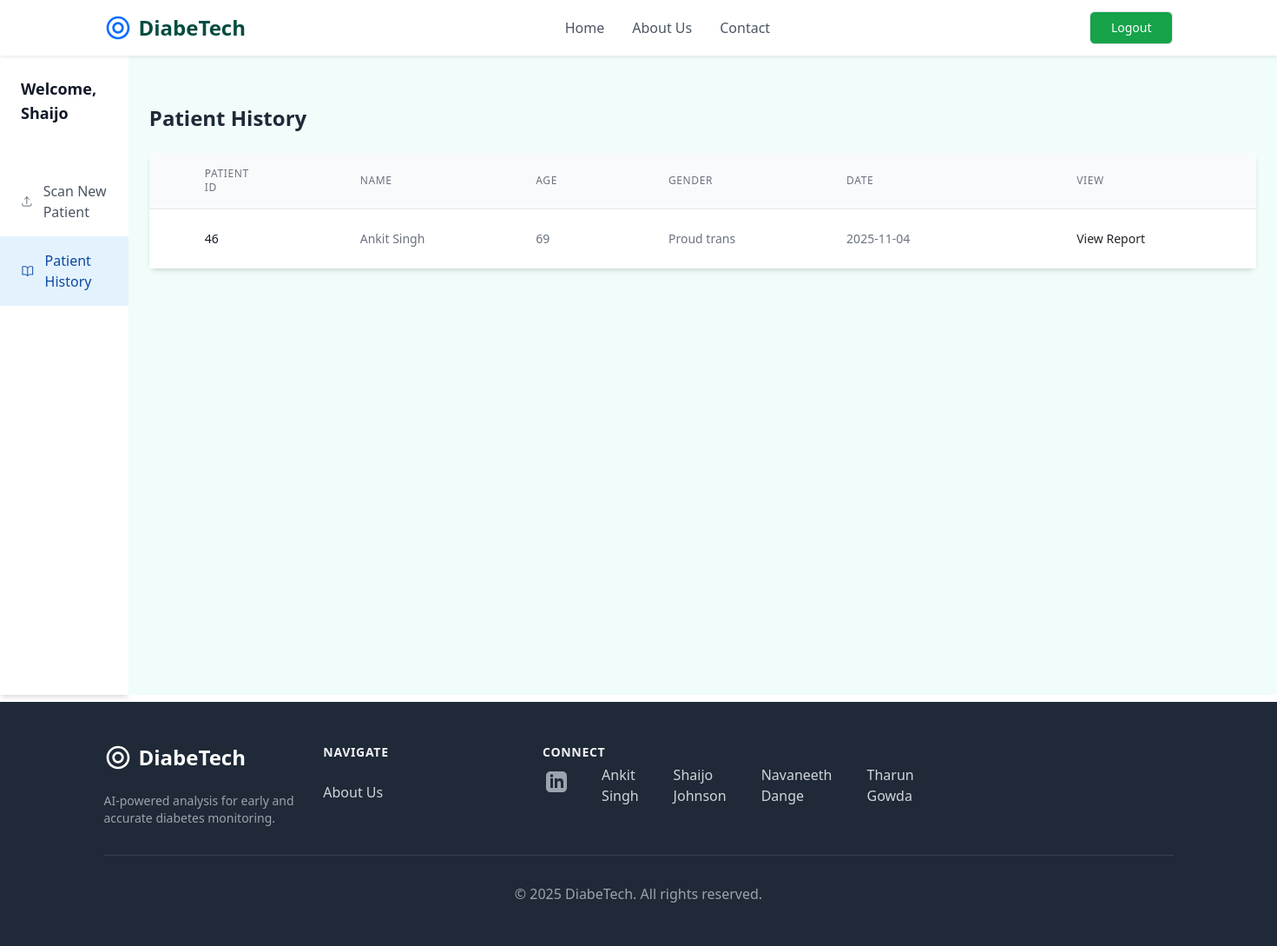
The page /patienthistory (signed in) on the database as committed earlier.
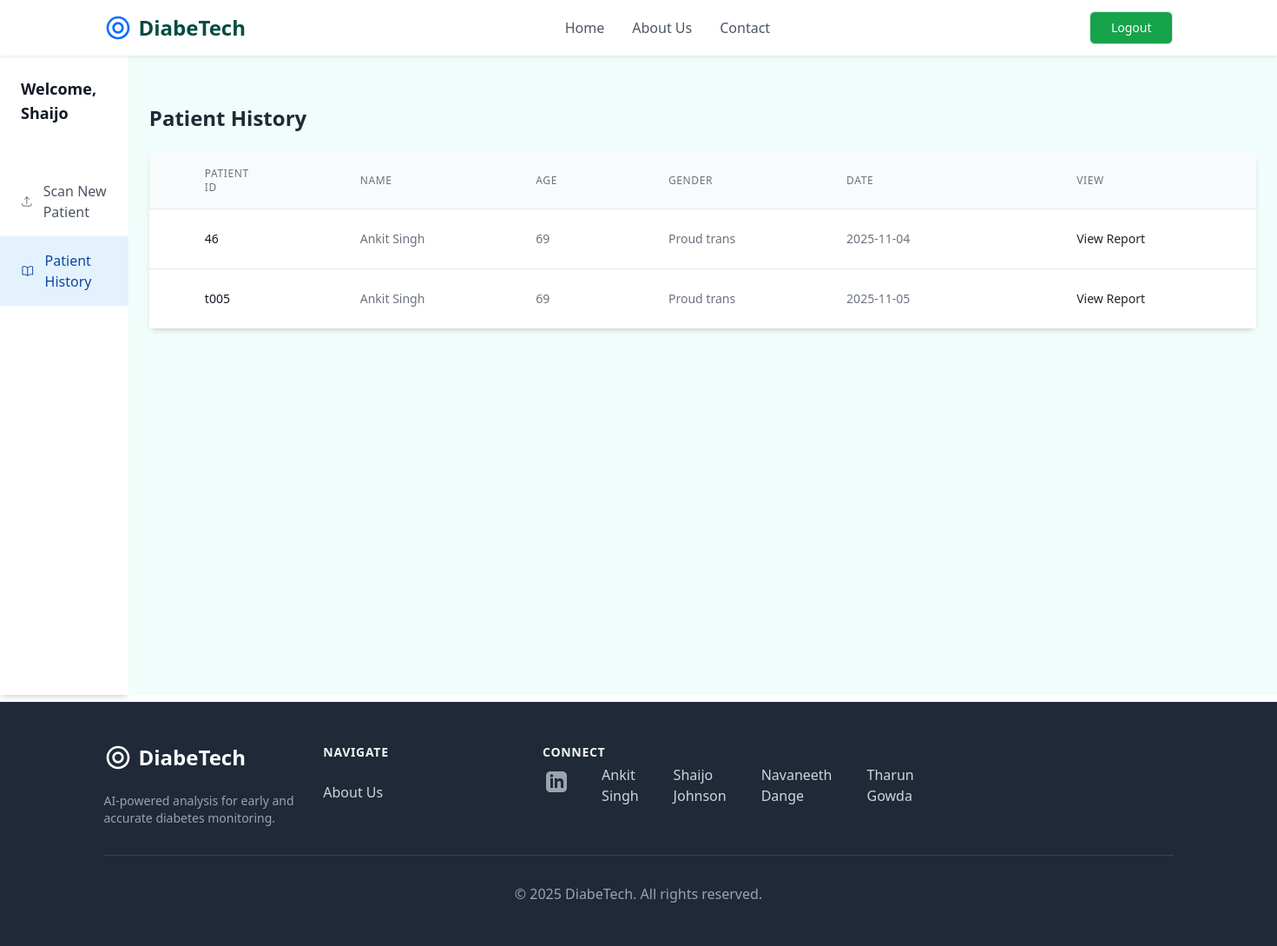
The same page on the database as committed later.
### retinopathy/modules.py (models this page shows, shortened)
class User(db.Model, UserMixin):
    id = db.Column(db.Integer, primary_key = True)
    username = db.Column(db.String(20), unique = True, nullable = False)
    email = db.Column(db.String(120), unique = True, nullable = False)
    password = db.Column(db.String(60), nullable = False)
    patients = db.relationship('Patient', backref = 'doctor', lazy = True)

class Patient(db.Model):
    patient_id = db.Column(db.String(20), unique = True, nullable = False, primary_key = True)
    name = db.Column(db.String(100), nullable = False)
    age = db.Column(db.Integer, nullable = False)
    sex = db.Column(db.String(10), nullable = False)
    RightEye_image_file = db.Column(db.String(100), nullable = False, default = 'default.jpg')
    LeftEye_image_file = db.Column(db.String(100), nullable = False, default = 'default.jpg')
    RightEye_diagnosis = db.Column(db.String(200), nullable = False)
    LeftEye_diagnosis = db.Column(db.String(200), nullable = False)
    date_uploaded = db.Column(db.DateTime, nullable = False, default = datetime.utcnow)
    user_id = db.Column(db.Integer, db.ForeignKey('user.id'), nullable = False)
    processed_RightEye_image_file = db.Column(db.String(100), nullable = True)
    processed_LeftEye_image_file = db.Column(db.String(100), nullable = True)
    RightEye_prediction = db.Column(db.Integer, nullable = True)
    LeftEye_prediction = db.Column(db.Integer, nullable = True)

### retinopathy/routes.py (the view)
@app.route('/patienthistory')
@login_required
def patient_history():
	patients = Patient.query.filter_by(user_id=current_user.id).all()
	return render_template('patienthistory.html', patients=patients)

### retinopathy/modules.py (called while the page is built)
@login_manager.user_loader
def load_user(user_id):
    return User.query.get(int(user_id))

### retinopathy/templates/patienthistory.html (shortened to what this page needs)
{% extends "layout.html" %}
{% block content %}
<div class="flex h-screen" style="height: calc(100vh - 64px);">
            <aside class="w-64 bg-white shadow-md hidden md:block">
                <div class="py-4 px-6">
                    <h2 class="text-lg font-semibold text-gray-900">Welcome, {{ current_user.username }}</h2>
                </div>
                <nav class="mt-6">
                    <a href="{{ url_for('analyze_image') }}" data-page="scan-patient" class="flex items-center px-6 py-3 text-gray-600 hover:bg-gray-100">
                        <svg class="h-6 w-6" xmlns="http://www.w3.org/2000/svg" fill="none" viewBox="0 0 24 24" stroke-width="1.5" stroke="currentColor"><path stroke-linecap="round" stroke-linejoin="round" d="M3 16.5v2.25A2.25 2.25 0 005.25 21h13.5A2.25 2.25 0 0021 18.75V16.5m-13.5-9L12 3m0 0l4.5 4.5M12 3v13.5" /></svg>
                        <span class="ml-3">Scan New Patient</span>
                    </a>
                    <a href="{{ url_for('patient_history') }}" data-page="patient-list" class="flex items-center px-6 py-3 bg-secondary-light text-secondary-dark font-medium">
                        <span class="ml-3">Patient History</span>
                    </a>
                </nav>
            </aside>
<div class="p-4 md:p-8 bg-teal-50 flex-1">
    <main>
        <div class="mt-8">
            <h2 class="text-2xl font-semibold text-gray-800 mb-4">Patient History</h2>
                <div class="mt-6 bg-white shadow-md rounded-lg ">
                    <table class="w-auto divide-y divide-gray-200">
                        <thead class="bg-gray-50">
                            <tr>
                                <th scope="col" class="px-16 py-3 text-left text-xs font-medium text-gray-500 uppercase tracking-wider">Patient ID</th>
                                <th scope="col" class="px-16 py-3 text-left text-xs font-medium text-gray-500 uppercase tracking-wider">Name</th>
                                <th scope="col" class="px-16 py-3 text-left text-xs font-medium text-gray-500 uppercase tracking-wider">Age</th>
                                <th scope="col" class="px-16 py-3 text-left text-xs font-medium text-gray-500 uppercase tracking-wider">Gender</th>
                                <th scope="col" class="px-16 py-3 text-left text-xs font-medium text-gray-500 uppercase tracking-wider">Date</th>
                                <th scope="col" class="px-32 py-3 text-left text-xs font-medium text-gray-500 uppercase tracking-wider">View</th>
                            </tr>
                        </thead>
                        <tbody class="bg-white divide-y divide-gray-200">
                        {% for patient in patients %}
                            <tr>
                                <td class="px-16 py-4 whitespace-nowrap text-sm font-medium text-gray-900">{{ patient.patient_id }}</td>
                                <td class="px-16 py-4 whitespace-nowrap text-sm text-gray-500">{{ patient.name }}</td>
                                <td class="px-16 py-4 whitespace-nowrap text-sm text-gray-500">{{ patient.age }}</td>
                                <td class="px-16 py-4 whitespace-nowrap text-sm text-gray-500">{{ patient.sex }}</td>
                                <td class="px-16 py-4 whitespace-nowrap text-sm text-gray-500">{{ patient.date_uploaded.strftime('%Y-%m-%d') }}
                                <td class="px-32 py-4 whitespace-nowrap text-right text-sm font-medium">
                                    <a href="{{ url_for('patient_report', patient_id=patient.patient_id) }}" class="text-secondary-DEFAULT hover:text-secondary-dark">View Report</a>
                                </td>
                            </tr>
                        {% endfor %}
                        </tbody>
                    </table>
                </div>
            </div>
        </main>
    </div>
{% endblock content %}

### retinopathy/templates/layout.html (shortened to what this page needs)
<!DOCTYPE html>
<html lang="en">
<head>
    <script src="https://cdn.tailwindcss.com"></script>
    <link href="https://cdn.jsdelivr.net/npm/bootstrap@5.1.3/dist/css/bootstrap.min.css" rel="stylesheet">
</head>
<body>
        <header class="bg-white shadow-sm sticky top-0 z-50">
            <nav class="container mx-auto px-4 sm:px-6 lg:px-8">
                <div class="flex justify-between items-center h-16">
                    <a href="{{ url_for('home') }}" data-page="home" class="flex-shrink-0 flex items-center">
                        <span class="ml-2 text-2xl font-bold text-primary-dark">DiabeTech</span>
                    </a>
                    <div class="hidden md:flex md:items-center md:space-x-8">
                        <a href="{{ url_for('home') }}" data-page="home" class="font-medium text-gray-600 hover:text-primary transition">Home</a>
                        <a href="{{ url_for('about') }}" data-page="about" class="font-medium text-gray-600 hover:text-primary transition">About Us</a>
                        <a href="#main-footer" data-page="contact" class="font-medium text-gray-600 hover:text-primary transition">Contact</a>
                    </div>
                     {% if not current_user.is_authenticated %}
                     <div class="flex  justify-center gap-10 ">
                        <a href="{{ url_for('login') }}" data-page="patient-list" class="hidden md:inline-flex px-4 py-2 border border-transparent text-sm font-medium rounded-md text-white bg-green-600 hover:bg-green-900 transition hover:scale-105">
                            Login
                        </a>
                        <a href="{{ url_for('register') }}" data-page="patient-list" class="hidden md:inline-flex px-4 py-2 border border-transparent text-sm font-medium rounded-md text-white bg-green-600 hover:bg-green-900 transition hover:scale-105">
                             Register
                        </a>
                    </div>
                    {% else %}
                        <a href="{{ url_for('logout') }}" class="hidden md:inline-flex items-center px-4 py-2 border border-transparent text-sm font-medium rounded-md text-white bg-green-600 hover:bg-green-900 transition hover:scale-105">
                            Logout
                        </a>
                    {% endif %}
            </nav>
        </header>
        <main>
            {% block content %}{% endblock %}
        </main>
        <footer id="main-footer" class="bg-gray-800 text-gray-300 mt-2">
            <div class="container mx-auto px-4 sm:px-6 lg:px-8 py-12">
                <div class="grid grid-cols-2 md:grid-cols-4 lg:grid-cols-5 gap-8">
                    <div class="col-span-2 lg:col-span-1">
                        <div class="flex items-center">
                            <span class="ml-2 text-2xl font-bold text-white">DiabeTech</span>
                        </div>
                        <p class="mt-4 text-sm text-gray-400">AI-powered analysis for early and accurate diabetes monitoring.</p>
                    </div>
                    <div>
                        <h3 class="text-sm font-semibold text-gray-100 tracking-wider uppercase">Navigate</h3>
                        <ul class="mt-4 space-y-2">
                            <li><a href="{{ url_for('about') }}" data-page="about" class="text-base text-gray-300 hover:text-white">About Us</a></li>
                    </div>
                    <div>
                        <h3 class="text-sm font-semibold text-gray-100 tracking-wider uppercase">Connect</h3>
                        <div class="flex gap-10 mt-1 pl-1 ">
                            <a class="text-gray-400 hover:text-white">
                                <a href="https://www.linkedin.com/in/ankit-singh-a16a51334?utm_source=share&utm_campaign=share_via&utm_content=profile&utm_medium=android_app" class="block">Ankit Singh</a>
                                <a href="https://www.linkedin.com/in/shaijo-johnson-698a42334?utm_source=share&utm_campaign=share_via&utm_content=profile&utm_medium=android_app" class="block">Shaijo Johnson</a>
                                <a href="https://www.linkedin.com/in/h-navaneeth-dange-7b820b330?utm_source=share&utm_campaign=share_via&utm_content=profile&utm_medium=android_app" class="block">Navaneeth Dange</a>
                                <a href="https://www.linkedin.com/in/tharun-944249366?utm_source=share&utm_campaign=share_via&utm_content=profile&utm_medium=android_app" class="block">Tharun Gowda</a>
                            </a>
                        </div>
                    </div>
                </div>
                <div class="mt-8 border-t border-gray-700 pt-8 text-center">
                    <p class="text-base text-gray-400">&copy; 2025 DiabeTech. All rights reserved.</p>
                </div>
            </div>
        </footer>
    </body>

Rows that differ between the two databases and show on the page:
added Patient: patient_id "t005", name "Ankit Singh", age "69", sex "Proud trans", date_uploaded "2025-11-05"
